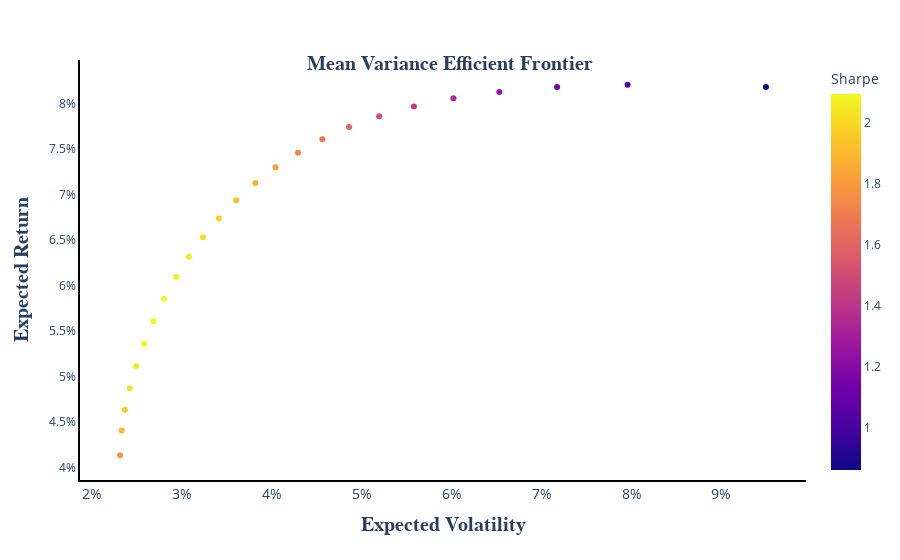

The notebook cell saved with this chart:
### Code cell
#Plotly version of the Efficient Frontier plot
ef_fig = plots.get_ef_fig(ports_df)
ef_fig.show()

### Figure 1 — Plotly figure (JSON) as saved in the notebook; plotly's stock layout.template omitted (floating-point values rounded to 4 significant figures)
{"data": [{"hovertemplate": "Volatility=%{x}<br>Return=%{y}<br>Sharpe=%{marker.color}<extra></extra>", "legendgroup": "", "marker": {"color": [1.792, 1.895, 1.962, 2.017, 2.056, 2.081, 2.093, 2.091, 2.077, 2.054, 2.021, 1.977, 1.926, 1.869, 1.808, 1.739, 1.669, 1.595, 1.514, 1.428, 1.339, 1.245, 1.141, 1.032, 0.8618], "coloraxis": "coloraxis", "symbol": "circle"}, "mode": "markers", "name": "", "orientation": "v", "showlegend": false, "type": "scatter", "x": [2.309, 2.327, 2.363, 2.417, 2.489, 2.577, 2.681, 2.8, 2.934, 3.076, 3.233, 3.409, 3.603, 3.815, 4.039, 4.289, 4.56, 4.857, 5.192, 5.579, 6.019, 6.53, 7.172, 7.956, 9.496], "xaxis": "x", "y": [4.138, 4.409, 4.637, 4.874, 5.116, 5.363, 5.61, 5.856, 6.095, 6.319, 6.533, 6.738, 6.939, 7.129, 7.302, 7.461, 7.609, 7.745, 7.861, 7.968, 8.06, 8.128, 8.182, 8.208, 8.183], "yaxis": "y"}], "layout": {"coloraxis": {"colorbar": {"title": {"text": "Sharpe"}}, "colorscale": [[0.0, "#0d0887"], [0.1111, "#46039f"], [0.2222, "#7201a8"], [0.3333, "#9c179e"], [0.4444, "#bd3786"], [0.5556, "#d8576b"], [0.6667, "#ed7953"], [0.7778, "#fb9f3a"], [0.8889, "#fdca26"], [1.0, "#f0f921"]]}, "legend": {"tracegroupgap": 0}, "margin": {"t": 60}, "plot_bgcolor": "White", "showlegend": true, "title": {"font": {"family": "Calibri", "size": 20}, "text": "<b>Mean Variance Efficient Frontier</b>", "x": 0.5, "xanchor": "center", "y": 0.9, "yanchor": "top"}, "xaxis": {"anchor": "y", "domain": [0.0, 1.0], "linecolor": "black", "linewidth": 2, "mirror": false, "showline": true, "tickfont": {"size": 14}, "ticksuffix": "%", "title": {"font": {"family": "Calibri", "size": 20}, "text": "<b>Expected Volatility</b>"}}, "yaxis": {"anchor": "x", "domain": [0.0, 1.0], "linecolor": "black", "linewidth": 2, "mirror": false, "showline": true, "ticksuffix": "%", "title": {"font": {"family": "Calibri", "size": 20}, "text": "<b>Expected Return</b>"}}}}
